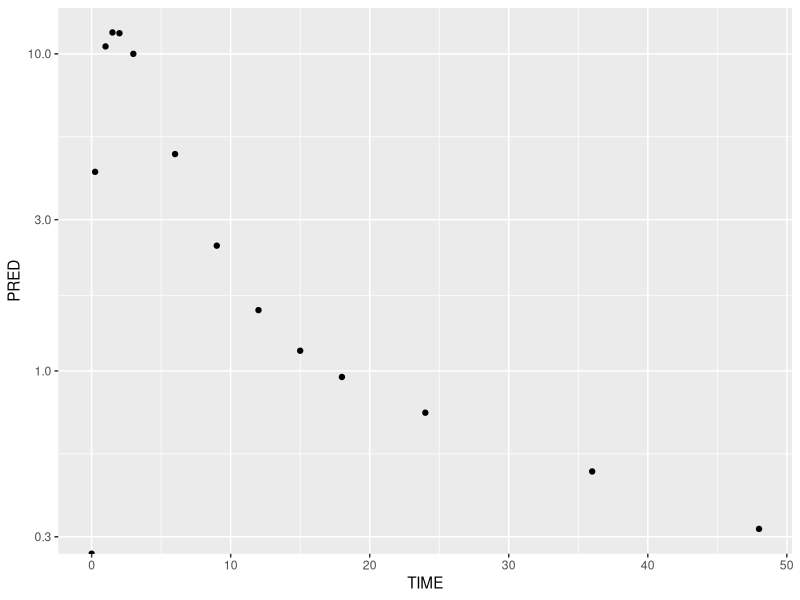

R code for this plot: (Note: this script raises an error after producing the figure.)
## ---- chunk 1
setwd(paste0(getwd(), "/lab-notebook"))
## ---- chunk 2
library(dplyr)
library(ggplot2)
## ---- chunk 3
dat <- read.table("../modeling//singleid_sim.dat", skip = 1, header = T)

## ---- chunk 4
qplot(data=dat, x = TIME, y = PRED) + scale_y_log10()
## ---- chunk 5
time<- dat$TIME
  conc <- dat$DV
  
  time.points <- length(time)
  #check to make sure partial time legit option
  ###need to add warning
last_points <- 5
  last <- last_points
  start<- time.points - last + 1


    t<-time[start:time.points]
    con <- conc[start:time.points]
    xt <-lm(log(con)~t) # log-linear terminal phase calculation for k
    lambda_z<- as.numeric(xt$coef[2])

predicted_terminal_portion <- exp(predict(xt, data.frame(t = time)))
remaining_alpha_conc <- conc- predicted_terminal_portion

alpha_index <- 4:9
alpha_conc <- remaining_alpha_conc[alpha_index]
alpha_t <- time[alpha_index]
alpha_xt <- lm(log(alpha_conc)~alpha_t)

A <- exp(unlist(alpha_xt$coef[1]))
B <- exp(unlist(xt$coef[1]))
alpha <- -as.numeric(unlist(alpha_xt$coef[2]))
beta <- -as.numeric(unlist(xt$coef[2]))
## ---- chunk 6
DOSE <- 1000
k21 <- (A*beta + B*alpha)/(A+B)
kel <- alpha*beta/k21
k12 <- alpha + beta - k21 - kel

Vc <- DOSE/max(conc)
Vp <-  k12/k21*Vc
Q <- k12*Vc
CL <- kel*Vc

initial_estimates <- data.frame("Vc" = Vc, "Vp" = Vp, "Q" = Q, "CL" = CL)
row.names(initial_estimates) <- NULL
round(initial_estimates, 2)
dat %>% do(data.frame(AUC_inf(.$TIME, .$DV, AUCinf_only = F)))
## ---- chunk 7
strip_curves <- function(TIME, DV, DOSE, number_terminal_points, oral= FALSE) {
  time<- TIME
  conc <- DV
  
  num_time_points <- length(time)
  #check to make sure partial time legit option
  ###need to add warning
start_terminal_points <- num_time_points - number_terminal_points + 1


    terminal_time<-time[start_terminal_points:num_time_points]
    terminal_conc <- conc[start_terminal_points:num_time_points]
    terminal_xt <-lm(log(terminal_conc)~terminal_time) # log-linear terminal phase calculation for k
    terminal_lambda_z<- as.numeric(terminal_xt$coef[2])

predicted_terminal_portion <- exp(predict(terminal_xt, data.frame(terminal_time = time)))
remaining_alpha_conc <- conc- predicted_terminal_portion

alpha_index <- 1:(num_time_points - number_terminal_points)
if(oral) {
  # cmax to last point not in terminal phase 
  alpha_index <- which(conc==max(conc)):(num_time_points - number_terminal_points)
}
alpha_conc <- remaining_alpha_conc[alpha_index]
alpha_t <- time[alpha_index]
alpha_xt <- lm(log(alpha_conc)~alpha_t)

A <- exp(unlist(alpha_xt$coef[1]))
B <- exp(unlist(terminal_xt$coef[1]))
alpha <- -as.numeric(unlist(alpha_xt$coef[2]))
beta <- -as.numeric(unlist(terminal_xt$coef[2]))

k21 <- (A*beta + B*alpha)/(A+B)
kel <- alpha*beta/k21
k12 <- alpha + beta - k21 - kel

Vc <- DOSE/max(conc)
Vp <-  k12/k21*Vc
Q <- k12*Vc
CL <- kel*Vc

initial_estimates <- data.frame("Vc" = Vc, "Vp" = Vp, "Q" = Q, "CL" = CL)
row.names(initial_estimates) <- NULL
return(round(initial_estimates, 2))
#dat %>% do(data.frame(AUC_inf(.$TIME, .$DV, AUCinf_only = F)))
}

strip_curves(dat$TIME, dat$DV, DOSE = 1000, number_terminal_points=5, oral=T)
